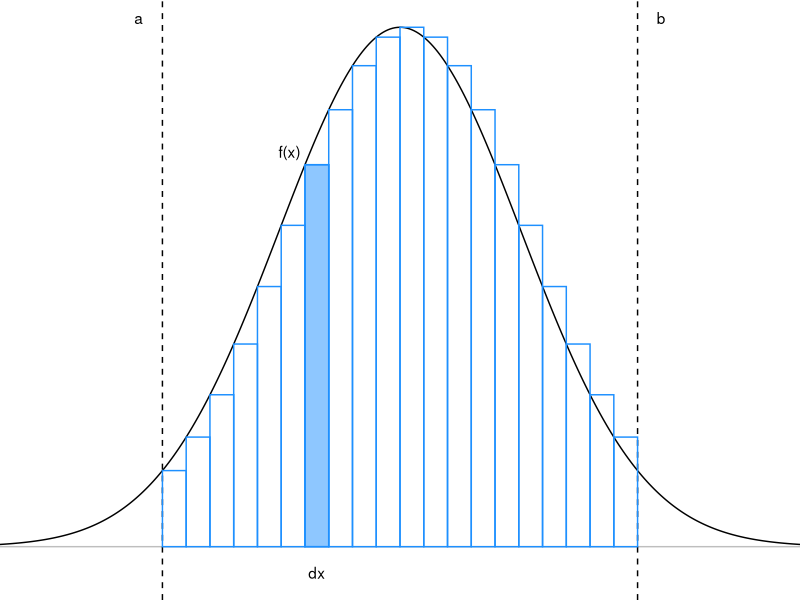

Recreate this plot in R.
## ---- chunk 1
integrate_numerically <- function(f, a, b, n = 20) {
  dx <- (b - a) / n
  x <- seq(a, b - dx, dx)
  sum(f(x) * dx)
}
## ---- chunk 2
library(ggplot2)

# Approximation parameters
f <- dnorm
b <- 1.96
a <- -b
n <- 20

dx <- (b - a) / n

# Approximated values
xa <- seq(a, b - dx, dx)
xs <- seq(a - 2, b + 2, dx / 10)

approx <- data.frame(x = xa, fx = f(xa))
smooth <- data.frame(x = xs, fx = f(xs))

color <- "dodgerblue"
atext <- function(x, ...) annotate("text", label = x, ...)

# Highlight a single rectangle
highlight <- approx[7, ]

ggplot(approx, aes(x, fx)) +
  geom_hline(yintercept = 0, color = "grey") +
  geom_vline(xintercept = c(a, b), lty = 2) +
  geom_line(data = smooth) +
  geom_col(aes(x + dx / 2), width = dx, col = color, fill = NA) +
  geom_col(aes(x + dx / 2), width = dx, col = color,
           data = highlight, fill = color, alpha = 0.5) +
  atext(c("a", "b"), c(a - dx, b + dx), Inf, vjust = 2) +
  atext("f(x)", highlight$x, highlight$fx + .01, hjust = 1.2) + 
  atext("dx", highlight$x + dx / 2, -.02) + 
  coord_cartesian(xlim = c(-3, 3)) +
  theme_void()
## ---- chunk 3
integrate_numerically(dnorm, -1.96, 1.96)
## ---- chunk 4
integrate(dnorm, -1.96, 1.96)
## ---- chunk 5
integrate(function(x) x * dnorm(x, mean = 5), -Inf, Inf)
## ---- chunk 6
find_mean <- function(f, ..., from = -Inf, to = Inf) {
  integrate(function(x) x * f(x, ...), from, to)
}
## ---- chunk 7
find_mean(dexp, rate = 2)
## ---- chunk 8
ev_finder <- function(transform = identity) {
  function(f, ..., from = -Inf, to = Inf) {
    integrate(function(x) transform(x) * f(x, ...), from, to)
  }
}
## ---- chunk 9
moment_finder <- function(n, c = 0) {
  ev_finder(function(x) (x - c) ^ n)
}
## ---- chunk 10
find_mean <- moment_finder(1)
find_variance <- function(f, ...) {
  mu <- find_mean(f, ...)$value
  moment_finder(2, mu)(f, ...)
}
## ---- chunk 11
find_variance(dnorm, mean = 2, sd = 2)
find_variance(dexp, rate = 1 / 4)
## ---- chunk 12
find_mean(dnorm, mean = 20)
